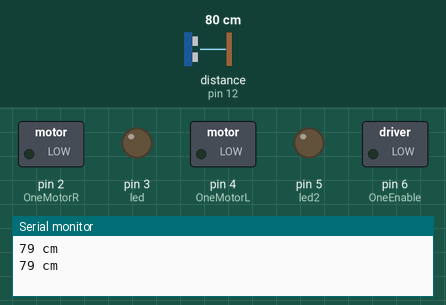
Bench run of a sketch on a simulated Arduino Uno, built with avr-gcc and run on an emulated ATmega328P. Parts: switched loads named in the sketch (green lamp = pin HIGH), output pins drawn as LEDs (lit = HIGH), the last lines printed to the serial monitor. Wiring (inferred from the names in the program): ultrasonic range finder: trigger pin 13; echo pin 12. The test bench sets the inputs (shaded band); at power-on: distance to the obstacle (sensor on pin 12) 80 cm. The echo pulse lasts 58.3 µs per cm; pins used as bus, display or sensor lines are not drawn.

Above: at 1.8 s.
1.9 s: distance to the obstacle (sensor on pin 12) set to 2 cm
At 3.5 s:
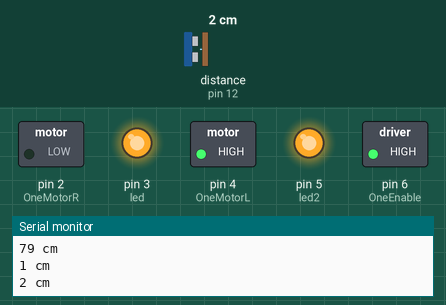
4.0 s: distance to the obstacle (sensor on pin 12) set to 250 cm
At 5.7 s:
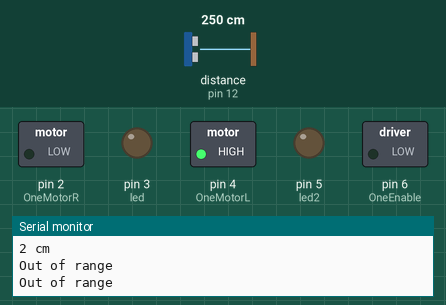
6.0 s: distance to the obstacle (sensor on pin 12) set to 4 cm
At 7.7 s:
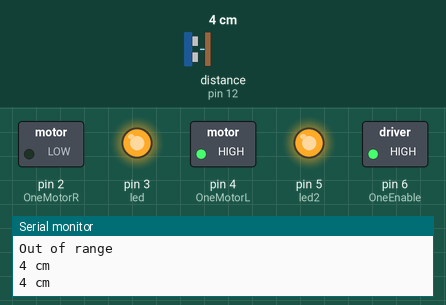
8.0 s: distance to the obstacle (sensor on pin 12) set to 18 cm
At 9.4 s:
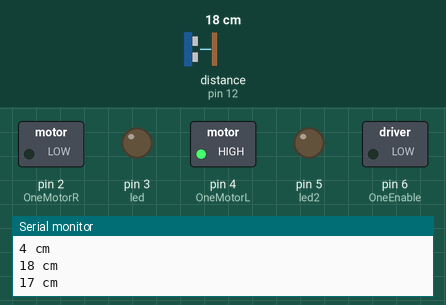
Timing chart, 0 to 11.0 s (numbered marks = the images above; inputs shaded):
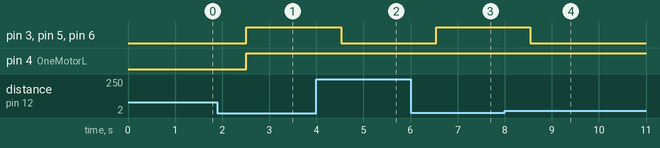

Measured:
- after the input at 1.9 s, pin 3 (led), pin 4 (OneMotorL), pin 5 (led2), pin 6 (OneEnable): LOW → HIGH after 0.61 s
- after the input at 4.0 s, pin 3 (led), pin 5 (led2), pin 6 (OneEnable): HIGH → LOW after 0.53 s
- after the input at 6.0 s, pin 3 (led), pin 5 (led2), pin 6 (OneEnable): LOW → HIGH after 0.54 s
- after the input at 8.0 s, pin 3 (led), pin 5 (led2), pin 6 (OneEnable): HIGH → LOW after 0.55 s

The sketch:

Test_USensor_with_DC_motor.ino
```cpp
const int trigPin = 13;
const int echoPin = 12;
//#define trigPin2 11
//#define echoPin2 10
//#define trigPin3 9
//#define echoPin3 8

     int OneEnable = 6;
 //  int TwoEnable = 8;
     int OneMotorL = 4;
     int OneMotorR = 2;
 //  int TwoMotorL = 6;
 //  int TwoMotorR = 7;

 int led = 3; // LEDS FOR TESTING PWM
int led2 = 5; // LEDS FOR TESTING


void setup() {

    Serial.begin (9600);
    pinMode(trigPin, OUTPUT);
    pinMode(echoPin, INPUT);
 // pinMode(trigPin2, OUTPUT);
 // pinMode(echoPin2, INPUT);
    pinMode(OneEnable, OUTPUT); //enable motor 1
 // pinMode(TwoEnable, OUTPUT); //enable motor 2
    pinMode(OneMotorL, OUTPUT);
    pinMode(OneMotorR, OUTPUT);
 // pinMode(TwoMotorL, OUTPUT);
 // pinMode(TwoMotorR, OUTPUT);

    pinMode(led, OUTPUT); // FOR TESTING
    pinMode(led2, OUTPUT); // FOR TESTING

}

void loop() {

  long duration, distance;
  digitalWrite(trigPin, LOW); //driver trigg low, high, low, to send pulse
  delayMicroseconds(2); // low for 2 microsec
  digitalWrite(trigPin, HIGH);
  delayMicroseconds(10); //high for 10 microsex
  digitalWrite(trigPin, LOW);
  duration = pulseIn(echoPin, HIGH);
  distance = (duration/2) / 29.1;

  if (distance >= 200 || distance <= 0){
    Serial.println("Out of range");
  }
  else {
    Serial.print(distance);
    Serial.println(" cm");
  }
  delay(500);


  if (distance < 10) {

    digitalWrite(OneEnable, HIGH); //enable motor 1
//  digitalWrite(TwoEnable, HIGH); //enable motor 2
    digitalWrite(OneMotorL, HIGH);
    digitalWrite(OneMotorR, LOW);
//  digitalWrite(TwoMotorL, HIGH);
//  digitalWrite(TwoMotorR, LOW);
    digitalWrite(led,HIGH);
    digitalWrite(led2,HIGH);

  } else {

    digitalWrite(OneEnable, LOW); //enable motor 1
//  digitalWrite(TwoEnable, LOW); //enable motor 2
    digitalWrite(led,LOW); // When the Red condition is met, the Green LED should turn off
    digitalWrite(led2,LOW);

}
    delay(500);
  }
```
